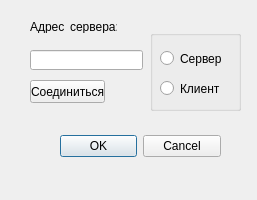
<?xml version="1.0" encoding="UTF-8"?>
<ui version="4.0">
 <class>ConnectDialog</class>
 <widget class="QDialog" name="ConnectDialog">
  <property name="geometry">
   <rect>
    <x>0</x>
    <y>0</y>
    <width>257</width>
    <height>200</height>
   </rect>
  </property>
  <property name="windowTitle">
   <string>Соединение</string>
  </property>
  <widget class="QPushButton" name="pushButton">
   <property name="geometry">
    <rect>
     <x>30</x>
     <y>80</y>
     <width>75</width>
     <height>23</height>
    </rect>
   </property>
   <property name="text">
    <string>Соединиться</string>
   </property>
  </widget>
  <widget class="QLabel" name="label">
   <property name="geometry">
    <rect>
     <x>30</x>
     <y>20</y>
     <width>47</width>
     <height>13</height>
    </rect>
   </property>
   <property name="text">
    <string>Адрес</string>
   </property>
  </widget>
  <widget class="QDialogButtonBox" name="buttonBox_2">
   <property name="geometry">
    <rect>
     <x>60</x>
     <y>130</y>
     <width>161</width>
     <height>32</height>
    </rect>
   </property>
   <property name="orientation">
    <enum>Qt::Horizontal</enum>
   </property>
   <property name="standardButtons">
    <set>QDialogButtonBox::Cancel|QDialogButtonBox::Ok</set>
   </property>
  </widget>
  <widget class="QGroupBox" name="groupBox">
   <property name="geometry">
    <rect>
     <x>150</x>
     <y>30</y>
     <width>91</width>
     <height>81</height>
    </rect>
   </property>
   <property name="title">
    <string/>
   </property>
   <widget class="QRadioButton" name="serverButton">
    <property name="geometry">
     <rect>
      <x>10</x>
      <y>20</y>
      <width>82</width>
      <height>17</height>
     </rect>
    </property>
    <property name="text">
     <string>Сервер</string>
    </property>
   </widget>
   <widget class="QRadioButton" name="clientButton">
    <property name="geometry">
     <rect>
      <x>10</x>
      <y>50</y>
      <width>82</width>
      <height>17</height>
     </rect>
    </property>
    <property name="text">
     <string>Клиент</string>
    </property>
   </widget>
  </widget>
  <widget class="QLineEdit" name="lineEdit">
   <property name="geometry">
    <rect>
     <x>30</x>
     <y>50</y>
     <width>113</width>
     <height>20</height>
    </rect>
   </property>
  </widget>
  <widget class="QLabel" name="label_2">
   <property name="geometry">
    <rect>
     <x>70</x>
     <y>20</y>
     <width>47</width>
     <height>13</height>
    </rect>
   </property>
   <property name="text">
    <string>сервера:</string>
   </property>
  </widget>
 </widget>
 <resources/>
 <connections/>
</ui>
